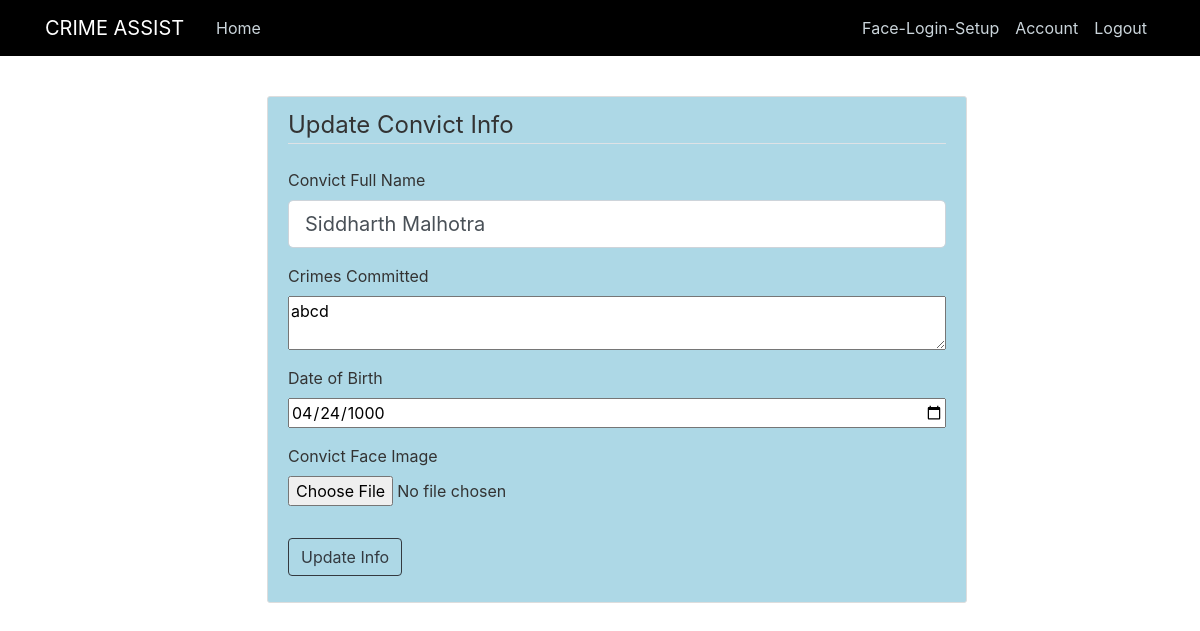
The app's page /updateConvictInfo/2 (signed in), older data.
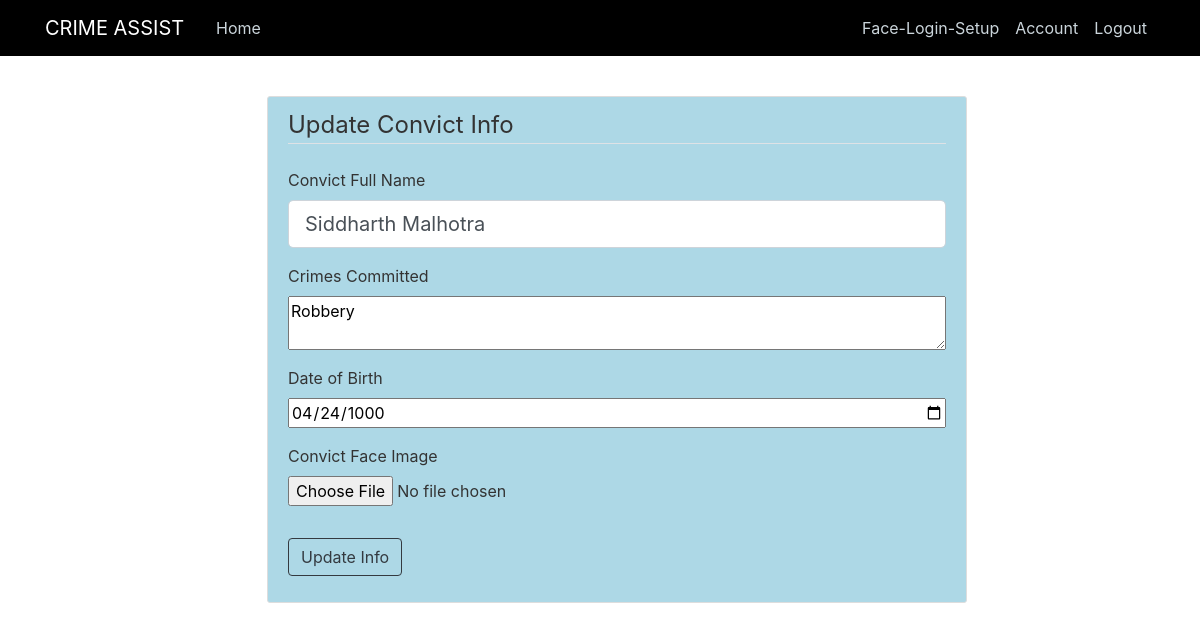
The same page, newer data.
### crimeassist/models.py (models this page shows, shortened)
class Convict(db.Model):
    id = db.Column(db.Integer,primary_key=True)
    name = db.Column(db.String(25),nullable=False)
    dob = db.Column(db.Date ,nullable = False)
    profile_image = db.Column(db.String(20),nullable=False)
    crimes = db.Column(db.Text,nullable=False)
    images = db.relationship('ConvictImage', backref = 'person', lazy=True)

### crimeassist/routes.py (the view)
@app.route('/updateConvictInfo/<int:convict_id>', methods=['POST', 'GET'])
@login_required
def updateConvictInfo(convict_id):
    imghex = secrets.token_hex(8)
    picture_file  = str(imghex) + '.jpg'
    convict = Convict.query.get_or_404(convict_id)
    form = UpdateConvictForm()
    if form.validate_on_submit():
        if form.profile_image.data:
            save_convict_picture(form.profile_image.data, imghex)
            convict.profile_image=picture_file
            img = ConvictImage.query.get_or_404(convict.id)
            loc = "D:\Flask\crimeassist\static\convict_pics"
            path1 = os.path.join(loc,img.image_file)
            os.remove(path1)
            img.image_file = picture_file
        convict.name = form.name.data
        convict.crimes = form.crimes.data
        convict.dob = form.dob.data
        db.session.commit()
        generate_convict_encodings()
        flash('Convict info Updated successfully!','success')
        return redirect(url_for('update'))
    elif request.method == 'GET':
        form.name.data = convict.name
        form.crimes.data  =convict.crimes
        form.dob.data =convict.dob
        form.profile_image.data =convict.profile_image
    return render_template('updateConvictInfo.html',title='Update Info', form=form)

### crimeassist/forms.py
class UpdateConvictForm(FlaskForm):
    name = StringField('Convict Full Name',
                            validators=[DataRequired() , Length(min=2, max=25) ])
    dob = DateField('Date of Birth',validators=[DataRequired()])
    profile_image  = FileField('Convict Face Image', validators =[FileAllowed(['jpg','png'])])
    crimes = TextAreaField('Crimes Committed',validators=[DataRequired()] )
    submit  = SubmitField('Update Info')

### crimeassist/models.py (called while the page is built)
@login_manager.user_loader
def load_user(user_id):
    return User.query.get(user_id)

### crimeassist/templates/updateConvictInfo.html (shortened to what this page needs)
{% extends 'layout.html' %}
{% block content %}
<div class="content-section">
    <form action="" method="POST" enctype="multipart/form-data">
        <fieldset class="form-group">
            <legend class="border-bottom mb-4">Update Convict Info</legend>
            <div class="form-group">
                {{ form.name.label(class="form-control-label") }}
                {% if form.name.errors %}
                {{ form.name(class="form-control form-control-lg is-invalid") }}
                <div class="invalid-feedback">
                    {% for error in form.name.errors %}
                    <span>{{ error }}</span>
                    {% endfor %}
                </div>
                {% else %}
                {{ form.name(class="form-control form-control-lg") }}
                {% endif %}
            </div>
            <div class="form-group">
                {{ form.crimes.label() }}
                {{ form.crimes(class='form-control-file') }}
            </div>
            <div class="form-group">
                {{ form.dob.label() }}
                {{ form.dob(class='form-control-file') }}
            </div>
            <div class="form-group">
                {{ form.profile_image.label() }}
                {{ form.profile_image(class='form-control-file') }}
            </div>
        </fieldset>
        <div class="form-group">
            {{ form.submit(class="btn btn-outline-dark") }}
        </div>
    </form>
    {% endblock content%}

Row changes from the older to the newer data that the page shows:
changed Convict "Siddharth Malhotra": crimes "abcd" → "Robbery"
